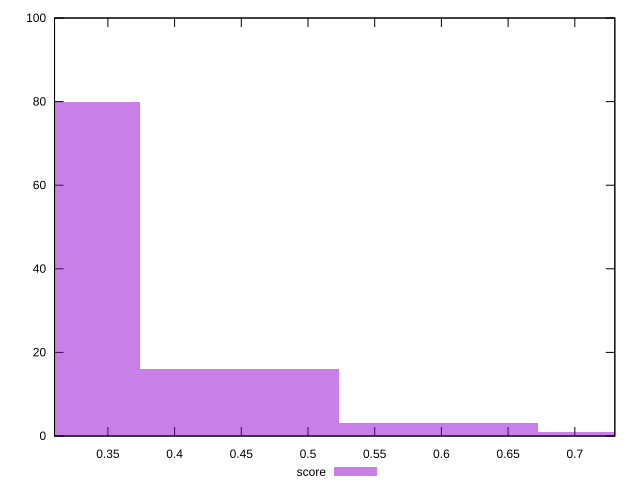

Generate this figure with gnuplot:
reset

$score <<EOF
0.2989711141087381 80
0.44845667116310717 16
0.5979422282174762 3
0.7474277852718453 1
EOF

set key outside below
set boxwidth 0.14948555705436906
set xrange [0.31:0.73]
set yrange [0:100]
set trange [0:100]
set style fill transparent solid 0.5 noborder
set terminal svg size 640, 490 enhanced background rgb 'white'
set output "report_00013_2021-02-09T12-04-24.940Z/unused-javascript/samples/pages+cached+noadtech/score/histogram.svg"

plot $score title "score" with boxes

reset
